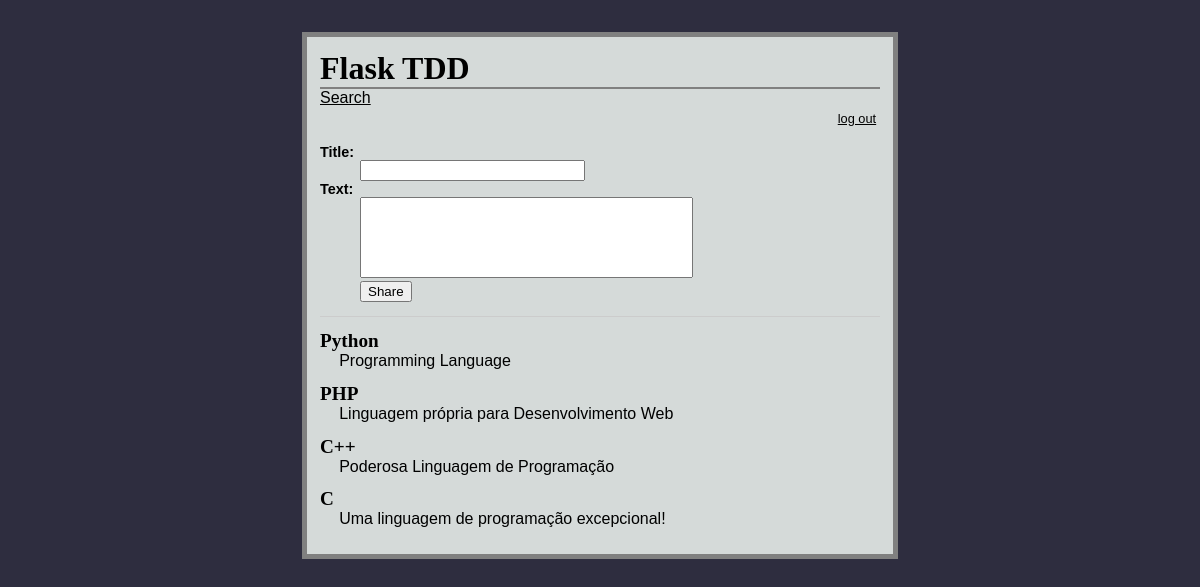
The page / (signed in) on the database its author committed.
### models.py (models this page shows, shortened)
class Flaskr(db.Model):
    __tablename__ = "flaskr"
    post_id = db.Column(db.Integer, primary_key=True)
    title = db.Column(db.String, nullable=False)
    text = db.Column(db.String, nullable=False)

### app.py (the view)
@app.route('/')
def index():
    entries = db.session.query(models.Flaskr)
    return render_template('index.html', entries=entries)

### templates/index.html (shortened to what this page needs)
<!DOCTYPE html>
<html>
<head>
  <link rel="stylesheet" type="text/css" href="{{ url_for('static', filename='style.css') }}">
</head>
<body>
  <div class="page">
    <h1>Flask TDD</h1>
    <a href="{{ url_for('search') }}">Search</a>
    <div class="metanav">
      {% if not session.logged_in %}
        <a href="{{ url_for('login') }}">log in</a>
      {% else %}
        <a href="{{ url_for('logout') }}">log out</a>
      {% endif %}
    </div>
    {% if session.logged_in %}
      <form action="{{ url_for('add_entry') }}" method="post" class="add-entry">
        <dl>
          <dt>Title:</dt>
          <dd><input type="text" size="25" name="title"></dd>
          <dt>Text:</dt>
          <dd><textarea name="text" rows="5" cols="39"></textarea></dd>
          <dd><input type="submit" value="Share"></dd>
        </dl>
      </form>
    {% endif %}
    <ul class="entries">
      {% for entry in entries %}
        <li class="entry"><h2 id="{{ entry.post_id }}">{{ entry.title }}</h2>{{ entry.text|safe }}</li>
      {% else %}
        <li><em>No entries yet. Add some!</em></li>
      {% endfor %}
    </ul>
  </div>
</body>
</html>

### static/style.css (style rules this page uses)
body { font-family: sans-serif; background: #2e2d3f; }
a, h1, h2 { color: black; }
h1, h2 { font-family: 'Georgia', serif; margin: 0; }
h1 { border-bottom: 2px solid gray; }
h2 { font-size: 1.2em; }
.page { margin: 2em auto; width: 35em; border: 5px solid gray; padding: 0.8em; background: #d5dad9; }
.entries { list-style: none; margin: 0; padding: 0; }
.entries li { margin: 0.8em 1.2em; }
.entries li h2 { margin-left: -1em; }
.add-entry { font-size: 0.9em; border-bottom: 1px solid #ccc; }
.add-entry dl { font-weight: bold; }
.metanav { text-align: right; font-size: 0.8em; padding: 0.3em; margin-bottom: 1em; background: #d5dad9; }
textarea { resize: none; }

### rows shown on the page
Flaskr: title "Python", text "Programming Language"
Flaskr: title "PHP", text "Linguagem própria para Desenvolvimento Web"
Flaskr: title "C++", text "Poderosa Linguagem de Programação"
Flaskr: title "C", text "Uma linguagem de programação excepcional!"
